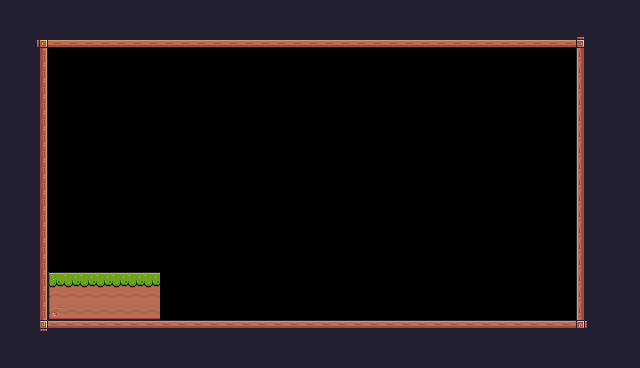

Tiled map render using the project's own tile images. Description and the whole map definition, tile-layer contents included, below:
An orthogonal 40x23 tile map with 16x16 px tiles, 1 tile layer (level1_background).

<map version="1.10" tiledversion="1.11.0" orientation="orthogonal" renderorder="right-down" width="40" height="23" tilewidth="16" tileheight="16" infinite="0" nextlayerid="2" nextobjectid="1">
 <tileset firstgid="1" source="pixel_2d_game.tsx" />
 <layer id="1" name="level1_background" width="40" height="23">
  <data encoding="csv">
24,24,24,24,24,24,24,24,24,24,24,24,24,24,24,24,24,24,24,24,24,24,24,24,24,24,24,24,24,24,24,24,24,24,24,24,24,24,24,24,
24,24,112,112,112,112,112,112,24,24,24,24,24,24,24,24,24,24,24,24,24,24,24,24,24,24,24,24,24,24,24,24,24,24,24,24,24,24,24,24,
24,24,92,134,134,134,134,134,134,134,134,134,134,134,134,134,134,134,134,134,134,134,134,134,134,134,134,134,134,134,134,134,134,134,134,134,93,24,24,24,
24,24,113,0,0,0,0,0,0,0,0,0,0,0,0,0,0,0,0,0,0,0,0,0,0,0,0,0,0,0,0,0,0,0,0,0,111,24,24,24,
24,24,113,0,0,0,0,0,0,0,0,0,0,0,0,0,0,0,0,0,0,0,0,0,0,0,0,0,0,0,0,0,0,0,0,0,111,24,24,24,
24,112,113,0,0,0,0,0,0,0,0,0,0,0,0,0,0,0,0,0,0,0,0,0,0,0,0,0,0,0,0,0,0,0,0,0,111,24,24,24,
24,112,113,0,0,0,0,0,0,0,0,0,0,0,0,0,0,0,0,0,0,0,0,0,0,0,0,0,0,0,0,0,0,0,0,0,111,24,24,24,
24,112,113,0,0,0,0,0,0,0,0,0,0,0,0,0,0,0,0,0,0,0,0,0,0,0,0,0,0,0,0,0,0,0,0,0,111,24,24,24,
24,112,113,0,0,0,0,0,0,0,0,0,0,0,0,0,0,0,0,0,0,0,0,0,0,0,0,0,0,0,0,0,0,0,0,0,111,24,24,24,
24,112,113,0,0,0,0,0,0,0,0,0,0,0,0,0,0,0,0,0,0,0,0,0,0,0,0,0,0,0,0,0,0,0,0,0,111,24,24,24,
24,112,113,0,0,0,0,0,0,0,0,0,0,0,0,0,0,0,0,0,0,0,0,0,0,0,0,0,0,0,0,0,0,0,0,0,111,24,24,24,
24,112,113,0,0,0,0,0,0,0,0,0,0,0,0,0,0,0,0,0,0,0,0,0,0,0,0,0,0,0,0,0,0,0,0,0,111,24,24,24,
24,112,113,0,0,0,0,0,0,0,0,0,0,0,0,0,0,0,0,0,0,0,0,0,0,0,0,0,0,0,0,0,0,0,0,0,111,24,24,24,
24,112,113,0,0,0,0,0,0,0,0,0,0,0,0,0,0,0,0,0,0,0,0,0,0,0,0,0,0,0,0,0,0,0,0,0,111,24,24,24,
24,112,113,0,0,0,0,0,0,0,0,0,0,0,0,0,0,0,0,0,0,0,0,0,0,0,0,0,0,0,0,0,0,0,0,0,111,24,24,24,
24,112,113,0,0,0,0,0,0,0,0,0,0,0,0,0,0,0,0,0,0,0,0,0,0,0,0,0,0,0,0,0,0,0,0,0,111,24,24,24,
24,24,113,0,0,0,0,0,0,0,0,0,0,0,0,0,0,0,0,0,0,0,0,0,0,0,0,0,0,0,0,0,0,0,0,0,111,24,24,24,
24,24,113,7,8,8,8,8,8,8,0,0,0,0,0,0,0,0,0,0,0,0,0,0,0,0,0,0,0,0,0,0,0,0,0,0,111,24,24,24,
24,24,113,29,30,30,30,30,30,30,0,0,0,0,0,0,0,0,0,0,0,0,0,0,0,0,0,0,0,0,0,0,0,0,0,0,111,24,24,24,
24,24,113,51,52,52,52,52,52,52,0,0,0,0,0,0,0,0,0,0,0,0,0,0,0,0,0,0,0,0,0,0,0,0,0,0,111,24,24,24,
24,24,114,90,90,90,90,90,90,90,90,90,90,90,90,90,90,90,90,90,90,90,90,90,90,90,90,90,90,90,90,90,90,90,90,90,115,24,24,24,
24,24,24,24,24,24,24,24,24,24,24,24,24,24,24,24,24,24,24,112,112,112,112,112,112,112,112,112,112,112,112,24,24,24,24,24,24,24,24,24,
24,24,24,24,24,24,24,24,24,24,24,24,24,24,24,24,24,24,24,24,24,24,24,24,24,24,24,24,24,24,24,24,24,24,24,24,24,24,24,24
</data>
 </layer>
</map>
